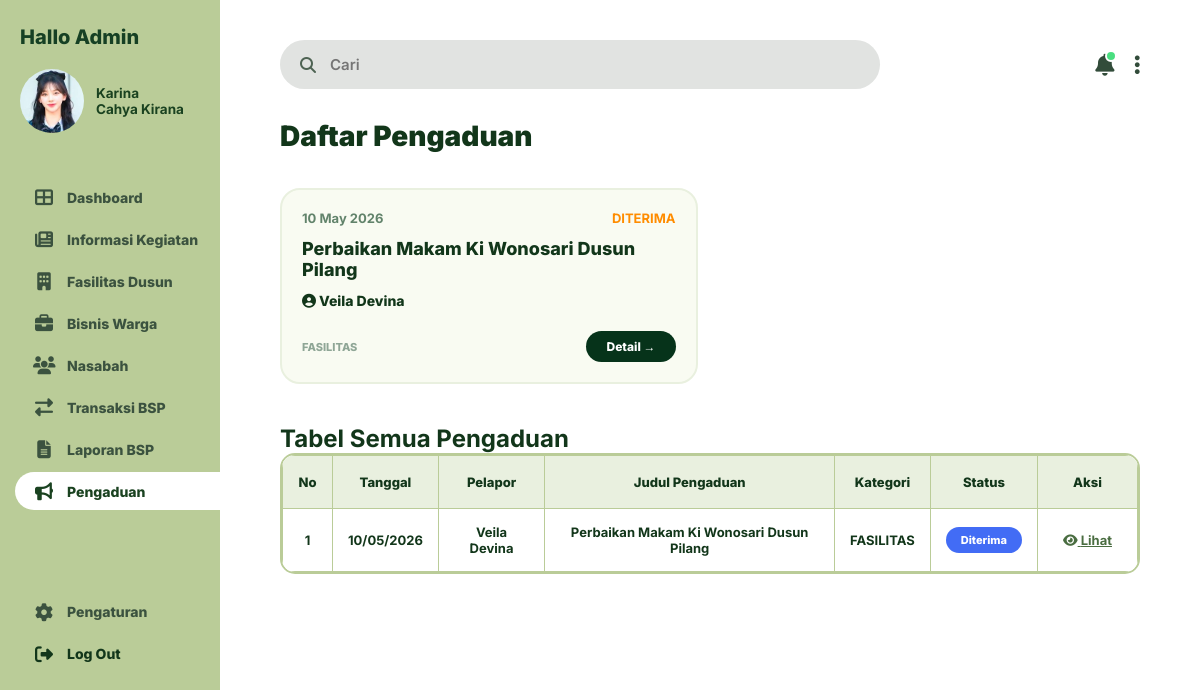
The page /admin/pengaduan.php (signed in) on the database its author committed.
### tables this page shows
CREATE TABLE `t_pengaduan` (
  `id_pengaduan` int NOT NULL,
  `id_admin` int DEFAULT NULL,
  `nama_pelapor` varchar(100) DEFAULT NULL,
  `no_telp` varchar(15) DEFAULT NULL,
  `judul_pengaduan` varchar(100) DEFAULT NULL,
  `pengaduan` text,
  `kategori` enum('fasilitas','keamanan','saran','dll') DEFAULT NULL,
  `foto_bukti` varchar(225) DEFAULT NULL,
  `status` enum('diterima','diproses','selesai') DEFAULT NULL,
  `respon_admin` text,
  `foto_respon` varchar(225) DEFAULT NULL,
  `created_at` timestamp NULL DEFAULT CURRENT_TIMESTAMP,
  `updated_at` timestamp NULL DEFAULT CURRENT_TIMESTAMP ON UPDATE CURRENT_TIMESTAMP
);

### admin/pengaduan.php (the view, shortened to what this page needs)
<?php
require_once '../config.php';
$action = isset($_GET['action']) ? $_GET['action'] : 'list';
?>
<!DOCTYPE html>
<html lang="id">
<head>
    <link rel="stylesheet" href="https://cdnjs.cloudflare.com/ajax/libs/font-awesome/6.4.0/css/all.min.css">
</head>
<body>
    <div class="sidebar">
        <div class="sidebar-header">
            <h2>Hallo Admin</h2>
            <div class="profile">
                <img src="../assets/<?php echo $_SESSION['admin_foto'] ?? 'placeholder.jpg'; ?>" alt="Profile">
                <div class="profile-info">
                    <span class="name" style="font-weight: bold;"><?php
                        $name_parts = explode(' ', $_SESSION['admin_name'] ?? 'Admin User');
                        echo htmlspecialchars($name_parts[0]);
                    ?></span>
                    <span class="role" style="font-weight: bold;"><?php
                        echo htmlspecialchars(implode(' ', array_slice($name_parts, 1)));
                    ?></span>
                </div>
            </div>
        </div>
        <ul class="menu">
            <li><a href="index.php"><i class="fas fa-th-large"></i> Dashboard</a></li>
            <li><a href="index.php?action=list"><i class="fas fa-newspaper"></i> Informasi Kegiatan</a></li>
            <li><a href="fasilitas.php"><i class="fas fa-building"></i> Fasilitas Dusun</a></li>
            <li><a href="bisnis.php"><i class="fas fa-briefcase"></i> Bisnis Warga</a></li>
            <li><a href="nasabah.php"><i class="fas fa-users"></i> Nasabah</a></li>
            <li><a href="transaksi.php"><i class="fas fa-exchange-alt"></i> Transaksi BSP</a></li>
            <li><a href="laporan.php"><i class="fas fa-file-alt"></i> Laporan BSP</a></li>
            <li><a href="pengaduan.php" class="active"><i class="fas fa-bullhorn"></i> Pengaduan</a></li>
        </ul>
        <ul class="sidebar-footer-menu menu" style="margin-top: auto; padding-bottom: 20px;">
            <li><a href="pengaturan.php"><i class="fas fa-cog"></i> Pengaturan</a></li>
            <li><a href="javascript:void(0)" onclick="showLogoutModalFinal()" class="logout-sidebar-link"><i class="fas fa-sign-out-alt"></i> Log Out</a></li>
        </ul>
    </div>
    <div class="main-content">
        <div class="topbar">
            <div class="search-container">
                <i class="fas fa-search"></i>
                <input type="text" class="search-bar" placeholder="Cari">
            </div>
            <div class="top-icons">
                <div style="position:relative;">
                    <i class="fas fa-bell"></i>
                    <div style="position:absolute; top:-2px; right:-2px; background:#4ade80; height:12px; width:12px; border-radius:50%; border:2px solid white;"></div>
                </div>
                <i class="fas fa-ellipsis-v"></i>
            </div>
        </div>
        <?php if ($action == 'list'): ?>
        <h1 class="page-title">Daftar Pengaduan</h1>
        <div class="cards-row">
            <?php
            $q_cards = mysqli_query($conn, "SELECT * FROM t_pengaduan ORDER BY created_at DESC LIMIT 6");
            while ($c = mysqli_fetch_assoc($q_cards)) {
                $status = strtolower($c['status'] ?? 'diterima');
                $kategori = strtoupper($c['kategori'] ?? 'DLL');
                echo '<div class="complaint-card">';
                echo '  <div class="meta">';
                echo '      <span>'.date('d M Y', strtotime($c['created_at'])).'</span>';
                echo '      <span style="color:'.($status=='selesai'?'#4a6d41':'#ff8c00').'">'.strtoupper($status).'</span>';
                echo '  </div>';
                echo '  <h3>'.htmlspecialchars($c['judul_pengaduan'] ?? '').'</h3>';
                echo '  <div class="reporter"><i class="fas fa-user-circle"></i> '.htmlspecialchars($c['nama_pelapor'] ?? '').'</div>';
                echo '  <div class="footer">';
                echo '      <span style="font-size:11px; font-weight:800; color:#8fa696;">'.htmlspecialchars($kategori ?? '').'</span>';
                echo '      <a href="?action=edit&id='.$c['id_pengaduan'].'" class="btn-view-card">Detail &rarr;</a>';
                echo '  </div>';
                echo '</div>';
            }
            ?>
        </div>
        <h2 class="table-title">Tabel Semua Pengaduan</h2>
        <div class="table-container">
            <table>
                <thead>
                    <tr>
                        <th style="width: 50px;">No</th>
                        <th>Tanggal</th>
                        <th>Pelapor</th>
                        <th>Judul Pengaduan</th>
                        <th>Kategori</th>
                        <th>Status</th>
                        <th style="width: 100px;">Aksi</th>
                    </tr>
                </thead>
                <tbody>
                    <?php
                    $q = mysqli_query($conn, "SELECT * FROM t_pengaduan ORDER BY created_at DESC");
                    $no = 1;
                    if (mysqli_num_rows($q) > 0) {
                        while ($row = mysqli_fetch_assoc($q)) {
                            $status = strtolower($row['status'] ?? 'diterima');
                            echo "<tr>";
                            echo "<td>$no</td>";
                            echo "<td>" . date('d/m/Y', strtotime($row['created_at'])) . "</td>";
                            echo "<td>" . htmlspecialchars($row['nama_pelapor'] ?? '') . "</td>";
                            echo "<td>" . htmlspecialchars($row['judul_pengaduan'] ?? '') . "</td>";
                            echo "<td>" . strtoupper(htmlspecialchars($row['kategori'] ?? '')) . "</td>";
                            echo "<td><span class='status-badge $status'>" . ucfirst($status) . "</span></td>";
                            echo "<td><a href='?action=edit&id={$row['id_pengaduan']}' style='color: #4a6d41;' title='Detail/Edit'><i class='fas fa-eye'></i> Lihat</a></td>";
                            echo "</tr>";
                            $no++;
                        }
                    } else {
                        echo "<tr><td colspan='7'>Belum ada pengaduan.</td></tr>";
                    }
                    ?>
                </tbody>
            </table>
        </div>
        <?php endif; ?>
    </div>
</body>
</html>

### admin/pengaduan.php (style rules this page uses)
:root { --sidebar-bg: #bacc98; --main-bg: #ffffff; --text-dark: #12361A; --input-bg: #e9f0df; --btn-green: #06331a; --accent-green: #0d2a14; --blue: #426cf5; --orange: #ff8c00; --green: #4a6d41; }
* { margin: 0; padding: 0; box-sizing: border-box; font-family: 'Inter', sans-serif; }
body { display: flex; min-height: 100vh; background-color: var(--main-bg); color: var(--text-dark); overflow-x: hidden; }
.sidebar { width: 220px; background: var(--sidebar-bg); padding: 25px 0; display: flex; flex-direction: column; flex-shrink: 0; position: sticky; top: 0; height: 100vh; overflow-y: auto; }
.sidebar { -ms-overflow-style: none; scrollbar-width: none; }
.sidebar-header { padding: 0 20px; margin-bottom: 20px; }
.sidebar-header h2 { font-size: 20px; font-weight: 800; color: #164024; margin-bottom: 20px; }
.profile { display: flex; align-items: center; gap: 12px; margin-bottom: 25px; }
.profile img { width: 64px; height: 64px; border-radius: 50%; object-fit: cover; }
.profile-info { display: flex; flex-direction: column; }
.profile-info .name { font-size: 13.5px; font-weight: 500; color: #1a4220; }
.profile-info .role { font-size: 13.5px; font-weight: 500; color: #1a4220; }
.menu { list-style: none; flex-grow: 1; }
.menu li { margin-bottom: 4px; padding-left: 15px; }
.menu li a { display: flex; align-items: center; gap: 12px; padding: 10px 18px; text-decoration: none; color: #3b523f; font-weight: 800; font-size: 14px; border-radius: 50px 0 0 50px; transition: 0.2s; }
.menu li a.active { background: #ffffff; color: #1a4220; }
.menu li a i { font-size: 18px; width: 22px; text-align: center; }
.main-content { flex: 1; padding: 40px 60px; display: flex; flex-direction: column; }
.topbar { display: flex; justify-content: space-between; align-items: center; margin-bottom: 30px; }
.search-container { position: relative; width: 100%; max-width: 600px; }
.search-container i { position: absolute; left: 20px; top: 50%; transform: translateY(-50%); color: #4e6353; }
.search-bar { width: 100%; background: #e1e3e1; padding: 15px 20px 15px 50px; border: none; border-radius: 50px; font-size: 15px; font-weight: 600; color: #4e6353; outline: none; }
.top-icons { display: flex; align-items: center; gap: 20px; color: #324c3a; font-size: 22px; }
h1.page-title { font-size: 28px; font-weight: 900; color: #12361A; margin-bottom: 35px; }
.table-container { width: 100%; overflow-x: auto; border: 2px solid #bacc98; border-radius: 15px; }
table { width: 100%; border-collapse: collapse; background: white; }
th { background: #e9f0df; padding: 18px 15px; font-size: 13px; font-weight: 800; color: #12361A; text-align: center; border: 1px solid #bacc98; }
td { padding: 15px; font-size: 13px; font-weight: 700; color: #12361A; text-align: center; border: 1px solid #bacc98; }
.status-badge { padding: 6px 15px; border-radius: 50px; font-size: 11px; font-weight: 800; color: white; display: inline-block; }
.status-badge.diterima { background: var(--blue); }
.cards-row { display: grid; grid-template-columns: repeat(auto-fill, minmax(300px, 1fr)); gap: 25px; margin-bottom: 40px; }
.complaint-card { background: #f9fbf2; border: 2px solid #e9f0df; border-radius: 20px; padding: 20px; display: flex; flex-direction: column; gap: 12px; transition: 0.3s; }
.complaint-card h3 { font-size: 18px; font-weight: 800; color: var(--text-dark); }
.complaint-card .meta { font-size: 13px; font-weight: 700; color: #62836b; display: flex; justify-content: space-between; }
.complaint-card .reporter { font-size: 14px; font-weight: 800; color: #12361A; }
.complaint-card .footer { display: flex; justify-content: space-between; align-items: center; margin-top: auto; padding-top: 10px; }
.btn-view-card { background: var(--btn-green); color: white; padding: 8px 20px; border-radius: 50px; font-size: 12px; font-weight: 800; text-decoration: none; }
.sidebar-footer-menu li a[onclick*='showLogoutModal'] { color: #12361A !important; }
.logout-sidebar-link { color: #12361A !important; font-weight: 800 !important; }

### rows shown on the page
t_pengaduan: created_at "10 May 2026", status "DITERIMA", judul_pengaduan "Perbaikan Makam Ki Wonosari Dusun Pilang", nama_pelapor "Veila Devina", kategori "FASILITAS", created_at "10/05/2026", status "Diterima"

### other values the page prints
$name_parts[0] "Karina"
implode(' ', array_slice($name_parts, 1)) "Cahya Kirana"
